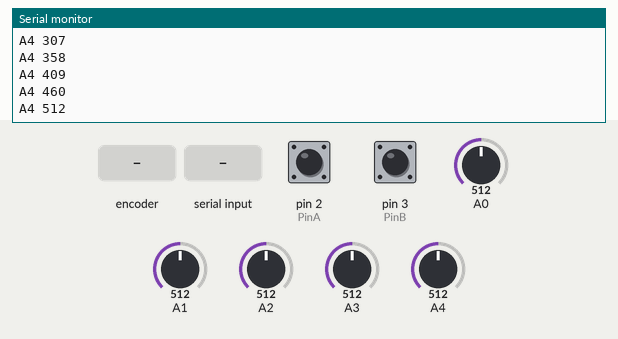
Simulated run of this sketch. Board: Arduino Uno, built with avr-gcc and run on an emulated ATmega328P. Shown: the last lines printed to the serial monitor. The inputs (shaded band) are chosen by the test bench; at power-on: pin 2 (PinA) HIGH, pin 3 (PinB) HIGH, A0 = 512, A1 = 512, A2 = 512, A3 = 512, A4 = 512. EEPROM starts erased.

Above: at 1.2 s.
1.3 s: rotary encoder on pin 2 (PinA) / pin 3 (PinB) turned 3 steps (first pin leading)
At 3.0 s:
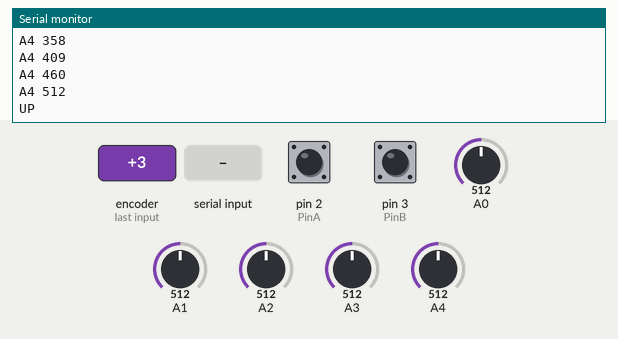
3.4 s: "S1 \n" received over Serial
At 3.8 s:
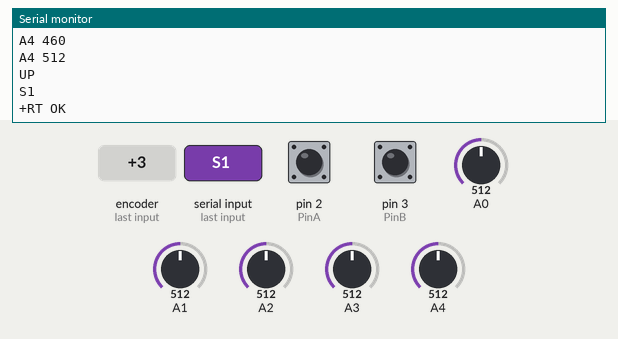
4.9 s: "GS IDENT\n" received over Serial
At 6.1 s:
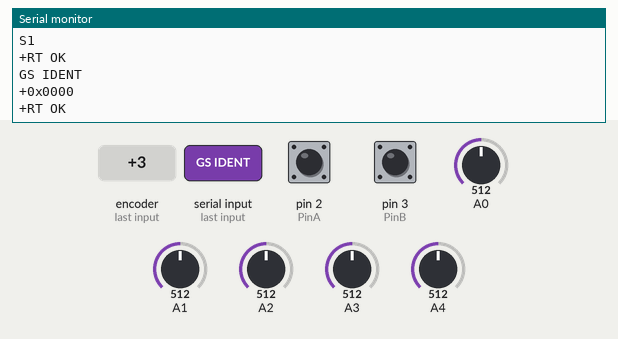
6.4 s: "GS TYPE\n" received over Serial
At 7.3 s:
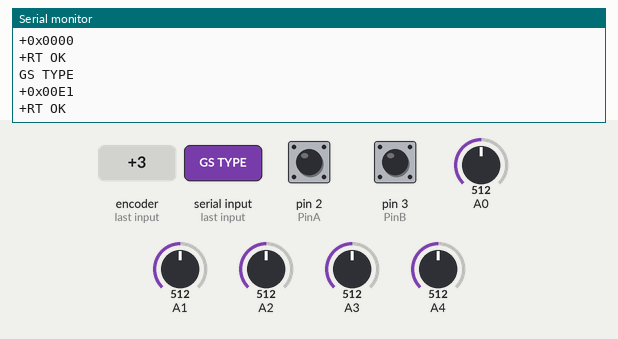
7.9 s: "EV RESET\n" received over Serial
At 8.4 s:
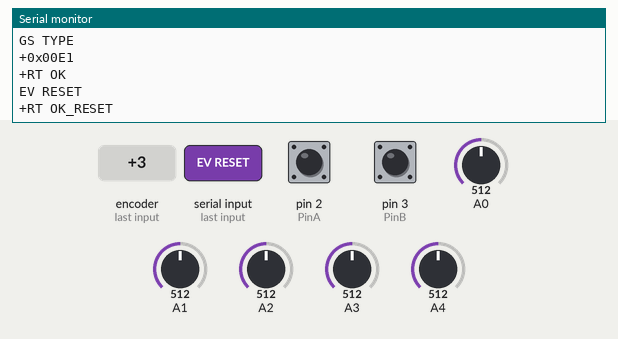
9.4 s: "SS IDENT\n" received over Serial
At 10.2 s:
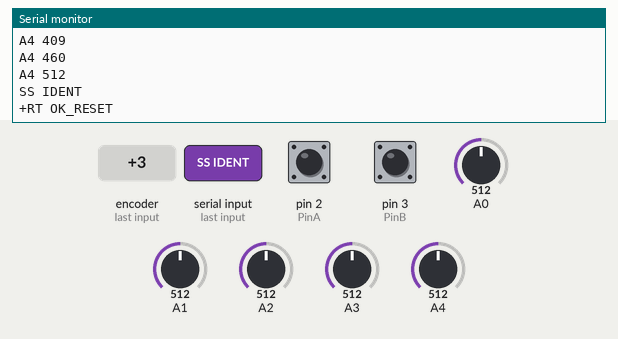
Timing chart, 0 to 11.9 s (numbered marks = the images above; inputs shaded):
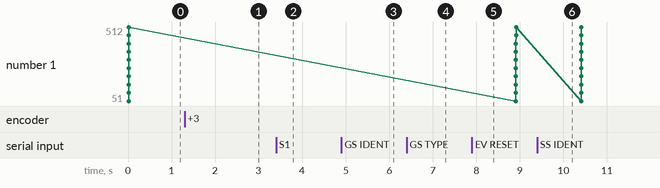

Measured:
- after the input at 1.3 s, the serial monitor: prints a new line after 0.45 s (image 1)
- after the input at 3.4 s, the serial monitor: prints a new line at once (image 2)
- after the input at 4.9 s, the serial monitor: prints a new line at once (image 3)
- after the input at 6.4 s, the serial monitor: prints a new line at once (image 4)
- after the input at 7.9 s, the serial monitor: prints a new line at once (image 5)
- after the input at 9.4 s, the serial monitor: prints a new line at once (image 6)

The sketch:

fw_v1.ino
```cpp
#include <EEPROM.h>

//DEFAULT DEVICE ID
int dev_id = 0x0000;
const int dev_type = 0x00E1; // cannot be changed in EEPROM


//VARS FOR ENCODER
unsigned long lastInterruptTime = 0;
long steps = 0;
const int PinA = 2; // Used for generating interrupts using CLK signal
const int PinB = 3; // Used for reading DT signal

//VARS FOR SERIAL INTERFACE
String inputString = "";
bool stringComplete = false;


//ENCODER ISR
void isr ()  {
  unsigned long interruptTime = millis();
  if (interruptTime - lastInterruptTime > 1 ) {
    if (digitalRead(PinB) == LOW)
    {
      steps ++;
    }
    else {
      steps --;
    }

    if (steps > 2){
      steps = 0;
     Serial.println("UP");
    }
    if (steps < -2){
      steps = 0;
     Serial.println("DOWN");
    }
  }
  // Keep track of when we were here last (no more than every 5ms)
  lastInterruptTime = interruptTime;
}


void setup() {
  //SETUP IO
  Serial.begin(115200);

  pinMode(PinA, INPUT_PULLUP);
  pinMode(PinB, INPUT_PULLUP);

  //INIT EEPROM
  int eeprom_init = EEPROM.read(0x0000);
  //detect if eprom is initialized
  if (eeprom_init != 0xE3){
    EEPROM.put(0x0002, dev_id);
    EEPROM.write(0x0000, 0xE3);
  }

  //get device id from eeprom
  int eeprom_dev_id = 0x0000;
  EEPROM.get(0x0002, eeprom_dev_id);
  dev_id = eeprom_dev_id;

  String conv_string = String(dev_id, HEX);
  conv_string.toUpperCase();
  Serial.println("EV CONNECTED 0x" + appendLeading(conv_string,4));
   if (eeprom_dev_id == 0x0000){
    Serial.println("EV WARN ZERO_DEV_ID");
  }


  //ENABLE ENCODER INT
  attachInterrupt(digitalPinToInterrupt(PinA), isr, RISING);

  //INT DONE
  Serial.println("EV INIT_DONE");
}

void serialEvent() {
  while (Serial.available()) {
    // get the new byte:
    char inChar = (char)Serial.read();
    // add it to the inputString:
    inputString += inChar;
    // if the incoming character is a newline, set a flag so the main loop can
    // do something about it:
    if (inChar == '\n') {
      stringComplete = true;
    }
  }
}

//MISC FUNCTIONS


void processFunc(String call){
  //echo
  String echo = call.substring(0,(call.length() - 1));
  Serial.println(echo);

  //process
  if (call.startsWith("S1 ")){

      Serial.println("+RT OK");
      return;
  }

  if (call.startsWith("GS IDENT")){
      String conv_string = String(dev_id, HEX);
      conv_string.toUpperCase();
      Serial.println("+0x" + appendLeading(conv_string,4));
      Serial.println("+RT OK");
      return;
  }

  if (call.startsWith("GS TYPE")){
      String conv_string = String(dev_type, HEX);
      conv_string.toUpperCase();
      Serial.println("+0x" + appendLeading(conv_string,4));
      Serial.println("+RT OK");
      return;
  }

 if (call.startsWith("EV RESET")){
      Serial.println("+RT OK_RESET");
      delay(1000);
      asm volatile ("  jmp 0");
  }

   if (call.startsWith("SS IDENT")){
      String val = call.substring(9,(call.length() - 1));
      int val_int = val.toInt();
      EEPROM.put(0x0002, val_int);
      Serial.println("+RT OK_RESET");
      delay(1000);
      asm volatile ("  jmp 0");
  }

  Serial.println("-RT INVALID_COMMAND");
}

String appendLeading(String in, int len) {
  int toAdd = (len - in.length());
  String prefix = "";
  if (toAdd > 0){
    for (int i = 0 ; i < toAdd ; i++) {
      prefix = prefix + "0" ;
    }
  }
  return prefix + in;
}

int last_a0 = 0;
int last_a1 = 0;
int last_a2 = 0;
int last_a3 = 0;
int last_a4 = 0;

const int numReadings = 10;

int readings_A0[numReadings];      // the readings from the analog input
int readIndex_A0 = 0;              // the index of the current reading
int total_A0 = 0;                  // the running total
int average_A0 = 0;                // the average

int readings_A1[numReadings];      // the readings from the analog input
int readIndex_A1 = 0;              // the index of the current reading
int total_A1 = 0;                  // the running total
int average_A1 = 0;                // the average

int readings_A2[numReadings];      // the readings from the analog input
int readIndex_A2 = 0;              // the index of the current reading
int total_A2 = 0;                  // the running total
int average_A2 = 0;                // the average

int readings_A3[numReadings];      // the readings from the analog input
int readIndex_A3 = 0;              // the index of the current reading
int total_A3 = 0;                  // the running total
int average_A3 = 0;                // the average

int readings_A4[numReadings];      // the readings from the analog input
int readIndex_A4 = 0;              // the index of the current reading
int total_A4 = 0;                  // the running total
int average_A4 = 0;                // the average

void processAnalog(){

  // subtract the last reading:
  total_A0 = total_A0 - readings_A0[readIndex_A0];
  // read from the sensor:
  readings_A0[readIndex_A0] = analogRead(A0);
  // add the reading to the total:
  total_A0 = total_A0 + readings_A0[readIndex_A0];
  // advance to the next position in the array:
  readIndex_A0 = readIndex_A0 + 1;

  // if we're at the end of the array...
  if (readIndex_A0 >= numReadings) {
    // ...wrap around to the beginning:
    readIndex_A0 = 0;
  }

  // calculate the average:
  average_A0 = total_A0 / numReadings;
  // send it to the computer as ASCII digits
  if (average_A0 != last_a0){
     last_a0 = average_A0;
     //Serial.println("A0 " + String(average_A0));
  }

  // subtract the last reading:
  total_A1 = total_A1 - readings_A1[readIndex_A1];
  // read from the sensor:
  readings_A1[readIndex_A1] = analogRead(A1);
  // add the reading to the total:
  total_A1 = total_A1 + readings_A1[readIndex_A1];
  // advance to the next position in the array:
  readIndex_A1 = readIndex_A1 + 1;

  // if we're at the end of the array...
  if (readIndex_A1 >= numReadings) {
    // ...wrap around to the beginning:
    readIndex_A1 = 0;
  }

  // calculate the average:
  average_A1 = total_A1 / numReadings;
  // send it to the computer as ASCII digits
  if (average_A1 != last_a1){
     last_a1 = average_A1;
     //Serial.println("A1 " + String(average_A1));
  }

  // subtract the last reading:
  total_A2 = total_A2 - readings_A2[readIndex_A2];
  // read from the sensor:
  readings_A2[readIndex_A2] = analogRead(A2);
  // add the reading to the total:
  total_A2 = total_A2 + readings_A2[readIndex_A2];
  // advance to the next position in the array:
  readIndex_A2 = readIndex_A2 + 1;

  // if we're at the end of the array...
  if (readIndex_A2 >= numReadings) {
    // ...wrap around to the beginning:
    readIndex_A2 = 0;
  }

  // calculate the average:
  average_A2 = total_A2 / numReadings;
  // send it to the computer as ASCII digits
  if (average_A2 != last_a2){
     last_a2 = average_A2;
     //Serial.println("A2 " + String(average_A2));
  }

  // subtract the last reading:
  total_A3 = total_A3 - readings_A3[readIndex_A3];
  // read from the sensor:
  readings_A3[readIndex_A3] = analogRead(A3);
  // add the reading to the total:
  total_A3 = total_A3 + readings_A3[readIndex_A3];
  // advance to the next position in the array:
  readIndex_A3 = readIndex_A3 + 1;

 // if we're at the end of the array...
  if (readIndex_A3 >= numReadings) {
    // ...wrap around to the beginning:
    readIndex_A3 = 0;
  }

 // calculate the average:
  average_A3 = total_A3 / numReadings;
  // send it to the computer as ASCII digits
  if (average_A3 != last_a3){
     last_a3 = average_A3;
     //Serial.println("A3 " + String(average_A3));
  }

  // subtract the last reading:
  total_A4 = total_A4 - readings_A4[readIndex_A4];
  // read from the sensor:
  readings_A4[readIndex_A4] = analogRead(A4);
  // add the reading to the total:
  total_A4 = total_A4 + readings_A4[readIndex_A4];
  // advance to the next position in the array:
  readIndex_A4 = readIndex_A4 + 1;

  // if we're at the end of the array...
  if (readIndex_A4 >= numReadings) {
    // ...wrap around to the beginning:
    readIndex_A4 = 0;
  }

  // calculate the average:
  average_A4 = total_A4 / numReadings;
  // send it to the computer as ASCII digits
  if (average_A4 != last_a4){
     last_a4 = average_A4;
     noInterrupts();
     Serial.println("A4 " + String(average_A4));
    interrupts();
  }
}

void loop() {
   if (stringComplete) {
    processFunc(inputString);
    inputString = "";
    stringComplete = false;
  }
  processAnalog();
}
```
